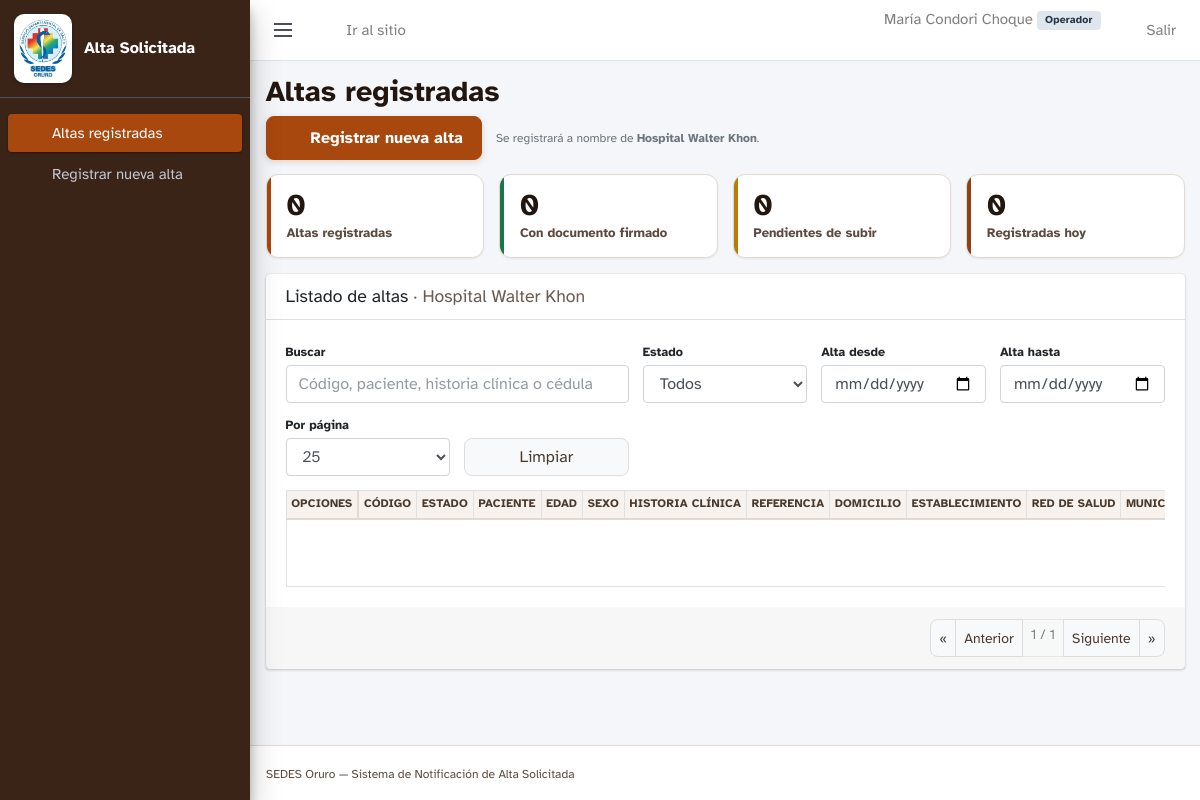
/admin/index.php (signed in), run on the app's committed database.
### tables this page shows
CREATE TABLE IF NOT EXISTS usuarios (
  id INT AUTO_INCREMENT PRIMARY KEY,
  username VARCHAR(60) NOT NULL UNIQUE,
  nombre_completo VARCHAR(160) NOT NULL,
  ci VARCHAR(30) NOT NULL UNIQUE,
  telefono VARCHAR(30) NOT NULL,
  correo VARCHAR(160) NOT NULL UNIQUE,
   
   
  rol ENUM('administrador','operador') NOT NULL DEFAULT 'operador',
   
   
  red_salud VARCHAR(255) NULL,
  nombre_establecimiento VARCHAR(255) NULL,
  password_hash VARCHAR(255) NOT NULL,
  activo TINYINT(1) NOT NULL DEFAULT 1,
  ultimo_acceso DATETIME NULL,
  created_at TIMESTAMP DEFAULT CURRENT_TIMESTAMP,
  updated_at TIMESTAMP DEFAULT CURRENT_TIMESTAMP ON UPDATE CURRENT_TIMESTAMP,

  INDEX idx_rol (rol),
  INDEX idx_establecimiento (nombre_establecimiento)
);

### lib/auth.php (called while the page is built, shortened)
<?php
require_once __DIR__ . '/../config.php';
require_once __DIR__ . '/redes.php';
function roles_disponibles()
{
    return array(
        ROL_ADMINISTRADOR => 'Administrador',
        ROL_OPERADOR      => 'Operador',
    );
}
function nombre_rol($rol)
{
    $roles = roles_disponibles();
    return isset($roles[$rol]) ? $roles[$rol] : $rol;
}
function sesion_iniciar()
{
    if (session_status() === PHP_SESSION_ACTIVE) {
        return;
    }
    $seguro = (!empty($_SERVER['HTTPS']) && $_SERVER['HTTPS'] !== 'off')
        || (isset($_SERVER['HTTP_X_FORWARDED_PROTO']) && $_SERVER['HTTP_X_FORWARDED_PROTO'] === 'https');
}
function usuario_actual()
{
    return array(
        'id'              => (int) $_SESSION['usuario_id'],
        'username'        => isset($_SESSION['username']) ? $_SESSION['username'] : '',
        'nombre_completo' => isset($_SESSION['nombre_completo']) ? $_SESSION['nombre_completo'] : '',
        'rol'             => isset($_SESSION['rol']) ? $_SESSION['rol'] : ROL_OPERADOR,
        'red_salud'       => isset($_SESSION['red_salud']) ? $_SESSION['red_salud'] : null,
        'nombre_establecimiento' => isset($_SESSION['nombre_establecimiento'])
            ? $_SESSION['nombre_establecimiento'] : null,
    );
}
function hay_sesion()
{
    return usuario_actual() !== null;
}
function exigir_sesion()
{
    if (hay_sesion()) {
        $yo = usuario_actual();
        try {
            $vigente = buscar_usuario($yo['id']);
        } catch (Exception $e) {
            error_log('[altas] exigir_sesion: ' . $e->getMessage());
            $vigente = null;
        }
        if ($vigente && (int) $vigente['activo'] === 1) {
            $yo['rol']                    = $vigente['rol'];
            $yo['red_salud']              = $vigente['red_salud'];
            $yo['nombre_establecimiento'] = $vigente['nombre_establecimiento'];
            return $yo;
        }
        exit;
    }
    exit;
}
function establecimiento_de_sesion()
{
    $yo = usuario_actual();
    return array(
        'red_salud'              => $yo['red_salud'],
        'municipio'              => municipio_de_red($yo['red_salud']),
        'nombre_establecimiento' => $yo['nombre_establecimiento'],
    );
}
function ruta_base()
{
    static $base = null;
    if ($base !== null) {
        return $base;
    }
    $script = isset($_SERVER['SCRIPT_NAME']) ? $_SERVER['SCRIPT_NAME'] : '/index.php';
    $dir    = rtrim(str_replace('\\', '/', dirname($script)), '/');
    if (substr($dir, -6) === '/admin') {
        $dir = substr($dir, 0, -6);
    }
    $base = $dir === '' ? '/' : $dir . '/';
    return $base;
}
function buscar_usuario($id)
{
    $st = db()->prepare('SELECT * FROM usuarios WHERE id = ? LIMIT 1');
    $st->execute(array((int) $id));
    $fila = $st->fetch();
    return $fila ? $fila : null;
}
function csrf_token()
{
    return $_SESSION['csrf'];
}
function h($texto)
{
    return htmlspecialchars((string) $texto, ENT_QUOTES | ENT_SUBSTITUTE, 'UTF-8');
}

### config.php (called while the page is built, shortened)
<?php
function cfg($clave, $porDefecto = null)
{
    return $porDefecto;
}
function db()
{
    static $pdo = null;
    if ($pdo instanceof PDO) {
        return $pdo;
    }
    $dsn = sprintf(
        'mysql:host=%s;port=%s;dbname=%s;charset=utf8mb4',
        cfg('DB_HOST', 'localhost'),
        cfg('DB_PORT', '3306'),
        cfg('DB_NAME', '')
    );
    try {
        $pdo = new PDO($dsn, cfg('DB_USER', ''), cfg('DB_PASS', ''), array(
            PDO::ATTR_ERRMODE            => PDO::ERRMODE_EXCEPTION,
            PDO::ATTR_DEFAULT_FETCH_MODE => PDO::FETCH_ASSOC,
            PDO::ATTR_EMULATE_PREPARES   => false,
        ));
    } catch (PDOException $e) {
        error_log('[altas] Error de conexion a MySQL: ' . $e->getMessage());
        throw new RuntimeException('No fue posible conectar con la base de datos.');
    }
    return $pdo;
}

### lib/redes.php (called while the page is built, shortened)
<?php
function catalogo_redes()
{
    return array(
        'Red Urbana' => array(
            'municipio'        => 'Oruro',
            'establecimientos' => array(
                'Hospital General San Juan de Dios de Oruro',
                'Hospital Walter Khon',
                'Hospital Barrios Mineros',
                'C.S.I. 7 de Marzo',
                'C.S.I. Rafael Pabón',
                'C.S.I. Rumy Campana',
                'C.S.I. Vinto',
            ),
        ),
        'Red Azanake' => array(
            'municipio'        => 'Challapata',
            'establecimientos' => array(
                'Hospital San Juan de Dios de Challapata',
            ),
        ),
        'Red Minera' => array(
            'municipio'        => 'Huanuni',
            'establecimientos' => array(
                'Hospital San Martín de Porres',
            ),
        ),
        'Red Norte' => array(
            'municipio'        => 'Caracollo',
            'establecimientos' => array(
                'Hospital San Andrés de Caracollo',
            ),
        ),
    );
}
function municipio_de_red($red)
{
    $catalogo = catalogo_redes();
    return isset($catalogo[$red]) ? $catalogo[$red]['municipio'] : '';
}

### admin/index.php (the view, shortened to what this page needs)
<?php
require_once __DIR__ . '/_plantilla.php';
$sesion  = exigir_sesion();
$miEstablecimiento = establecimiento_de_sesion();
$resumen = array('total' => 0, 'verificadas' => 0, 'pendientes' => 0, 'hoy' => 0);
$donde      = $miEstablecimiento ? ' WHERE nombre_establecimiento = :establecimiento' : '';
$parametros = $miEstablecimiento
    ? array(':establecimiento' => $miEstablecimiento['nombre_establecimiento'])
    : array();
function contar_altas($extra, $donde, $parametros)
{
    $sql = 'SELECT COUNT(*) FROM altas' . $donde;
    if ($extra !== '') {
        $sql .= ($donde === '' ? ' WHERE ' : ' AND ') . $extra;
    }
    $st = db()->prepare($sql);
    $st->execute($parametros);
    return (int) $st->fetchColumn();
}
try {
    $resumen['total']       = contar_altas('', $donde, $parametros);
    $resumen['verificadas'] = contar_altas("estado = 'verificado'", $donde, $parametros);
    $resumen['pendientes']  = contar_altas("estado = 'generado'", $donde, $parametros);
    $resumen['hoy']         = contar_altas('DATE(created_at) = CURDATE()', $donde, $parametros);
} catch (Exception $e) {
    error_log('[altas] panel resumen: ' . $e->getMessage());
    $errorBd = 'No fue posible leer el resumen desde la base de datos.';
}
admin_cabecera('Altas registradas', 'panel');
?>
<div class="barra-accion">
  <a href="<?= h(ruta_base()) ?>registro_altas.php" class="btn btn-primary btn-accion">
    <?= icono('nueva', 18) ?> Registrar nueva alta
  </a>
  <span class="text-muted small">
    <?php if ($miEstablecimiento): ?>
      Se registrará a nombre de <strong><?= h($miEstablecimiento['nombre_establecimiento']) ?></strong>.
    <?php else: ?>
      Llene el formulario para obtener el código correlativo y el PDF oficial.
    <?php endif; ?>
  </span>
</div>
<div class="row">
  <?php
  $tarjetas = array(
      array('Altas registradas',     $resumen['total'],       'bg-primary', 'total'),
      array('Con documento firmado', $resumen['verificadas'], 'bg-success', 'verificadas'),
      array('Pendientes de subir',   $resumen['pendientes'],  'bg-warning', 'pendientes'),
      array('Registradas hoy',       $resumen['hoy'],         'bg-info',    'hoy'),
  );
  foreach ($tarjetas as $t): ?>
    <div class="col-6 col-lg-3">
      <div class="small-box <?= $t[2] ?>">
        <div class="inner">
          <h3 data-resumen="<?= $t[3] ?>"><?= (int) $t[1] ?></h3>
          <p><?= h($t[0]) ?></p>
        </div>
      </div>
    </div>
  <?php endforeach; ?>
</div>
<div class="card" data-csrf="<?= h(csrf_token()) ?>" data-rol="<?= h($sesion['rol']) ?>">
  <div class="card-header">
    <h3 class="card-title">
      Listado de altas
      <?php if ($miEstablecimiento): ?>
        <span class="card-title__alcance">· <?= h($miEstablecimiento['nombre_establecimiento']) ?></span>
      <?php endif; ?>
    </h3>
  </div>
  <div class="card-body">
    <form id="filtros" class="filtros" autocomplete="off">
      <div class="form-group filtros__buscar">
        <label for="f-q">Buscar</label>
        <input type="search" class="form-control" id="f-q" name="q"
               placeholder="Código, paciente, historia clínica o cédula">
      </div>
      <div class="form-group">
        <label for="f-estado">Estado</label>
        <select class="form-control" id="f-estado" name="estado">
          <option value="">Todos</option>
        </select>
      </div>
      <div class="form-group">
        <label for="f-desde">Alta desde</label>
        <input type="date" class="form-control" id="f-desde" name="desde">
      </div>
      <div class="form-group">
        <label for="f-hasta">Alta hasta</label>
        <input type="date" class="form-control" id="f-hasta" name="hasta">
      </div>
      <div class="form-group">
        <label for="f-por-pagina">Por página</label>
        <select class="form-control" id="f-por-pagina" name="por_pagina">
          <option value="25" selected>25</option>
        </select>
      </div>
      <div class="form-group filtros__acciones">
        <button type="button" class="btn btn-default btn-block" id="btn-limpiar">Limpiar</button>
      </div>
    </form>
    <div class="table-responsive tabla-visual">
      <table class="table table-sm table-hover table-bordered" id="tabla-altas">
        <thead>
          <tr>
            <th>Opciones</th>
            <th>Código</th>
            <th>Estado</th>
            <th>Paciente</th>
            <th>Edad</th>
            <th>Sexo</th>
            <th>Historia clínica</th>
            <th>Referencia</th>
            <th>Domicilio</th>
            <th>Establecimiento</th>
            <th>Red de salud</th>
            <th>Municipio</th>
          </tr>
        </thead>
        <tbody id="cuerpo-tabla">
        </tbody>
      </table>
    </div>
  </div>
  <div class="card-footer">
    <div class="paginacion">
      <div class="btn-group" role="group" aria-label="Paginación">
        <button type="button" class="btn btn-sm btn-default" id="btn-primera">«</button>
        <button type="button" class="btn btn-sm btn-default" id="btn-anterior">Anterior</button>
        <span class="btn btn-sm btn-default disabled" id="indicador-pagina">1 / 1</span>
        <button type="button" class="btn btn-sm btn-default" id="btn-siguiente">Siguiente</button>
        <button type="button" class="btn btn-sm btn-default" id="btn-ultima">»</button>
      </div>
    </div>
  </div>
</div>
<?php admin_pie(array('assets/admin.js?v=6')); ?>

### admin/_plantilla.php (shortened to what this page needs)
<?php
require_once __DIR__ . '/../lib/auth.php';
function icono($nombre, $tamano = 18)
{
    $trazos = array(
        'panel'     => '<rect x="3" y="3" width="7" height="9" rx="1"/><rect x="14" y="3" width="7" height="5" rx="1"/>'
                     . '<rect x="14" y="12" width="7" height="9" rx="1"/><rect x="3" y="16" width="7" height="5" rx="1"/>',
        'usuarios'  => '<path d="M16 21v-2a4 4 0 0 0-4-4H6a4 4 0 0 0-4 4v2"/><circle cx="9" cy="7" r="4"/>'
                     . '<path d="M22 21v-2a4 4 0 0 0-3-3.87"/><path d="M16 3.13a4 4 0 0 1 0 7.75"/>',
        'salir'     => '<path d="M9 21H5a2 2 0 0 1-2-2V5a2 2 0 0 1 2-2h4"/><path d="M16 17l5-5-5-5"/><path d="M21 12H9"/>',
        'documento' => '<path d="M14 2H6a2 2 0 0 0-2 2v16a2 2 0 0 0 2 2h12a2 2 0 0 0 2-2V8z"/><path d="M14 2v6h6"/>',
        'subido'    => '<path d="M21 15v4a2 2 0 0 1-2 2H5a2 2 0 0 1-2-2v-4"/><path d="M17 8l-5-5-5 5"/><path d="M12 3v12"/>',
        'inicio'    => '<path d="M3 11l9-8 9 8"/><path d="M5 10v10a1 1 0 0 0 1 1h12a1 1 0 0 0 1-1V10"/>',
        'buscar'    => '<circle cx="11" cy="11" r="7"/><path d="M21 21l-4.3-4.3"/>',
        'nueva'     => '<path d="M14 2H6a2 2 0 0 0-2 2v16a2 2 0 0 0 2 2h12a2 2 0 0 0 2-2V8z"/>'
                     . '<path d="M14 2v6h6"/><path d="M12 12v6"/><path d="M9 15h6"/>',
    );
    $d = isset($trazos[$nombre]) ? $trazos[$nombre] : $trazos['documento'];
    return '<svg class="icono" width="' . (int) $tamano . '" height="' . (int) $tamano . '" viewBox="0 0 24 24" '
         . 'fill="none" stroke="currentColor" stroke-width="1.8" stroke-linecap="round" stroke-linejoin="round" '
         . 'aria-hidden="true">' . $d . '</svg>';
}
function admin_cabecera($titulo, $seccion = 'panel')
{
    $usuario = usuario_actual();
    $base    = ruta_base();
    $esAdmin = $usuario && $usuario['rol'] === ROL_ADMINISTRADOR;
    $menu = array(
        'panel' => array('Altas registradas', 'index.php', 'panel'),
        'nueva' => array('Registrar nueva alta', $base . 'registro_altas.php', 'nueva'),
    );
    ?>
<!DOCTYPE html>
<html lang="es">
<head>
<link rel="stylesheet" href="<?= h($base) ?>assets/vendor/adminlte.min.css">
<link rel="stylesheet" href="<?= h($base) ?>assets/admin.css?v=15">
</head>
<body class="hold-transition sidebar-mini layout-fixed">
<div class="wrapper">
  <nav class="main-header navbar navbar-expand navbar-white navbar-light">
    <ul class="navbar-nav">
      <li class="nav-item">
        <a class="nav-link" data-widget="pushmenu" href="#" role="button" aria-label="Mostrar u ocultar el menú">
          <span class="hamburguesa"></span>
        </a>
      </li>
      <li class="nav-item d-none d-sm-inline-block">
        <a href="<?= h($base) ?>index.html" class="nav-link"><?= icono('inicio', 16) ?> Ir al sitio</a>
      </li>
    </ul>
    <ul class="navbar-nav ml-auto">
      <li class="nav-item">
        <span class="navbar-text mr-2 d-none d-sm-inline">
          <?= h($usuario ? $usuario['nombre_completo'] : '') ?>
          <span class="badge badge-rol <?= $esAdmin ? 'badge-rol--admin' : 'badge-rol--operador' ?>">
            <?= h($usuario ? nombre_rol($usuario['rol']) : '') ?>
          </span>
        </span>
      </li>
      <li class="nav-item">
        <a href="<?= h($base) ?>salir.php" class="nav-link" title="Cerrar sesión">
          <?= icono('salir', 16) ?> <span class="d-none d-sm-inline">Salir</span>
        </a>
      </li>
    </ul>
  </nav>
  <aside class="main-sidebar sidebar-dark-primary elevation-4">
    <a href="index.php" class="brand-link">
      <img src="<?= h($base) ?>assets/logo-sedes.png" alt="" class="brand-image">
      <span class="brand-text">Alta Solicitada</span>
    </a>
    <div class="sidebar">
      <nav class="mt-3">
        <ul class="nav nav-pills nav-sidebar flex-column" data-widget="treeview" role="menu">
          <?php foreach ($menu as $clave => $entrada): ?>
            <li class="nav-item">
              <a href="<?= h($entrada[1]) ?>" class="nav-link<?= $clave === $seccion ? ' active' : '' ?>">
                <?= icono($entrada[2]) ?>
                <p><?= h($entrada[0]) ?></p>
              </a>
            </li>
          <?php endforeach; ?>
        </ul>
      </nav>
    </div>
  </aside>
  <div class="content-wrapper">
    <div class="content-header">
      <div class="container-fluid">
        <h1 class="titulo-pagina"><?= h($titulo) ?></h1>
      </div>
    </div>
    <section class="content">
      <div class="container-fluid">
<?php
}
function admin_pie($scripts = array())
{
    ?>
      </div>
    </section>
  </div>
  <footer class="main-footer">
    <small>SEDES Oruro — Sistema de Notificación de Alta Solicitada</small>
  </footer>
</div>
</body>
</html>
<?php
}

### data on the page
usuarios: nombre_completo "María Condori Choque", rol "Operador", nombre_establecimiento "Hospital Walter Khon"

### other printed values
$entrada[0] "Altas registradas"
$entrada[0] "Registrar nueva alta"
$titulo "Altas registradas"
$t[1] "0"
$t[0] "Altas registradas"
$t[0] "Con documento firmado"
$t[0] "Pendientes de subir"
$t[0] "Registradas hoy"
